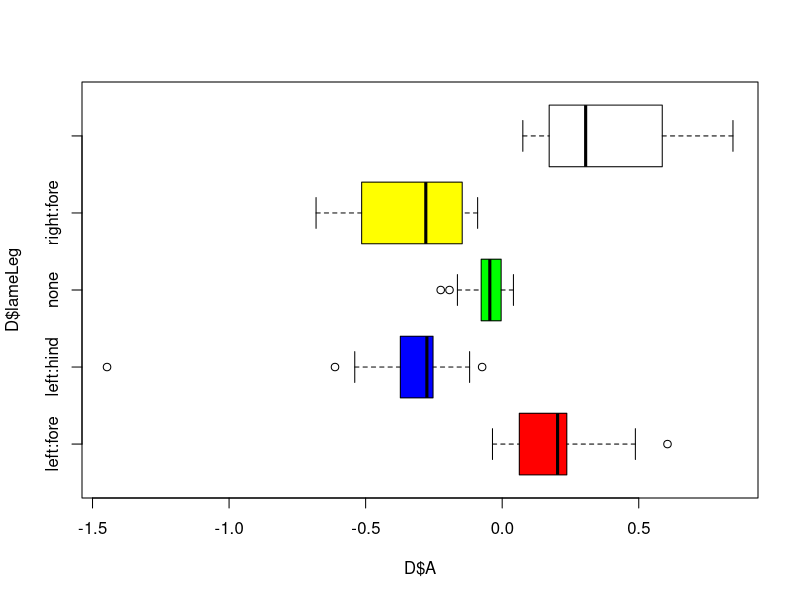
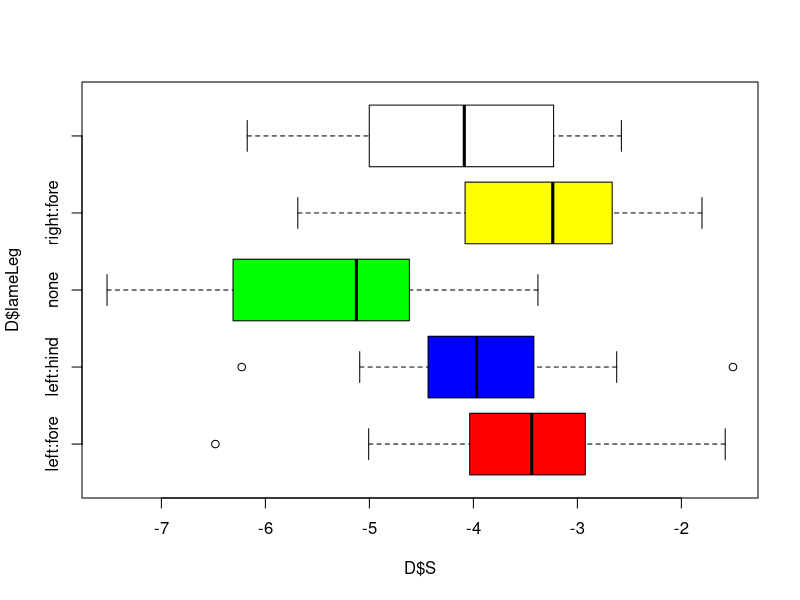
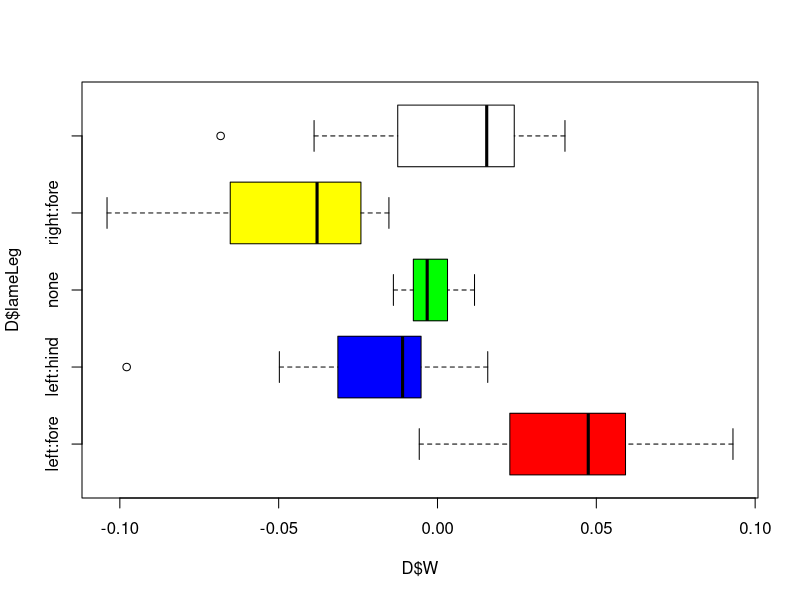
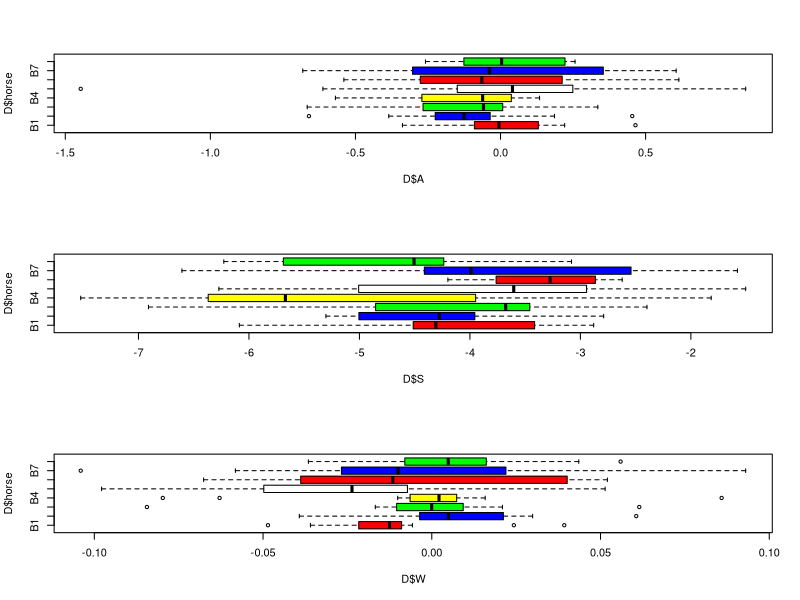

Write the R code that produced these figures, in order.
D <- read.delim("horse_data23.txt")

par(mfrow = c(1, 1))
boxplot(D$A ~ D$lameLeg, col = c("red", "blue", "green", "yellow", "white"), horizontal = TRUE)
boxplot(D$S ~ D$lameLeg, col = c("red", "blue", "green", "yellow", "white"), horizontal = TRUE)
boxplot(D$W ~ D$lameLeg, col = c("red", "blue", "green", "yellow", "white"), horizontal = TRUE)

par(mfrow = c(3, 1))

boxplot(D$A ~ D$horse, col = c("red", "blue", "green", "yellow", "white"), horizontal = TRUE)
boxplot(D$S ~ D$horse, col = c("red", "blue", "green", "yellow", "white"), horizontal = TRUE)
boxplot(D$W ~ D$horse, col = c("red", "blue", "green", "yellow", "white"), horizontal = TRUE)
print(D[D$horse == c("B5", "B9"), ])
print(var.test(A ~ horse, data = D[D$horse == c("B5", "B9"), ]))
print(var.test(S ~ horse, data = D[D$horse == c("B4", "B6"), ]))
print(var.test(W ~ horse, data = D[D$horse == c("B1", "B7"), ]))

print(kruskal.test(A ~ horse, data = D))
print(kruskal.test(S ~ horse, data = D))
#print(kruskal.test(W ~ horse, data = D))


# If horse has a significant effect on the symmetry scores
L_A <- lm(A ~ horse * lameLeg, data = D)
#print(anova(L_A))

L_S <- lm(S ~ horse * lameLeg, data = D)
#print(anova(L_S))

L_W <- lm(W ~ horse, data = D)
print(anova(L_W))

L_W2 <- lm(W ~ horse + lameLeg, data = D)
print(anova(L_W2))
